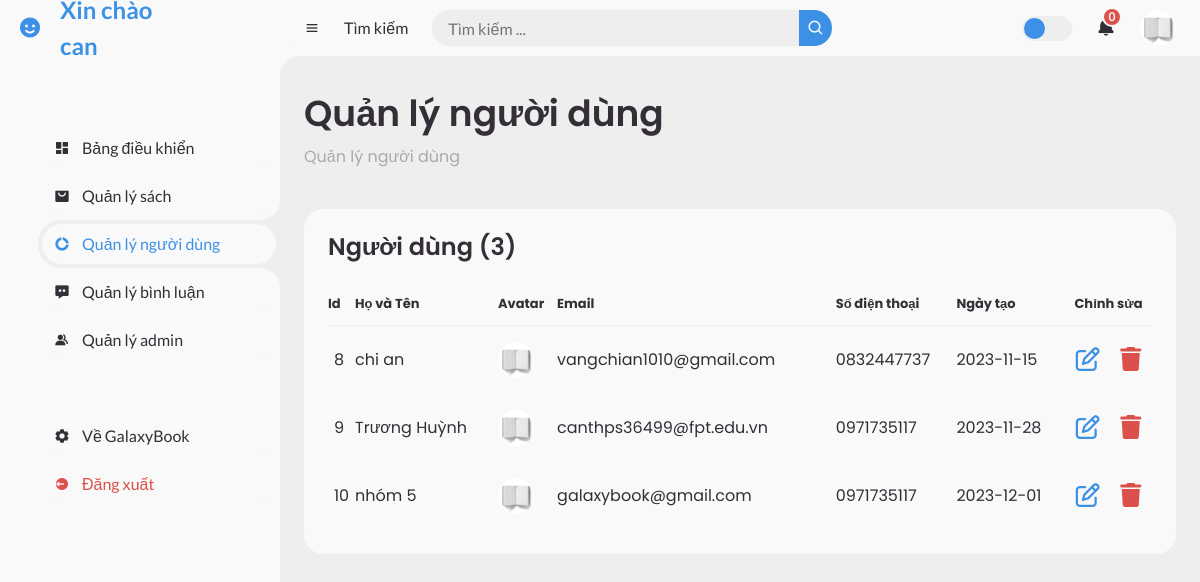
Screenshot of /index.php?pg=ad&active=user_management (signed in) with the database file from the repository.
### tables this page shows
CREATE TABLE `nguoidung` (
  `Id` int(5) NOT NULL,
  `HoVaTen` varchar(100) NOT NULL,
  `Avatar` varchar(255) DEFAULT 'avatar1.jpg',
  `DiaChi` varchar(255) NOT NULL,
  `Email` varchar(255) NOT NULL,
  `SDT` varchar(10) NOT NULL,
  `TaiKhoan` varchar(255) NOT NULL,
  `MatKhau` varchar(32) NOT NULL COMMENT 'dùng hàm md5 mã hóa',
  `NgayTao` date NOT NULL,
  `VaiTro` int(1) DEFAULT 0 COMMENT '0 site, 1 admin'
);

### admin/view/index.php (called while the page is built, shortened)
<?php
include('admin/model/m_user.php');
include('admin/view/header.php');
include('admin/view/' . $active . '.php');
include('admin/view/footer.php');
?>

### admin/model/m_user.php (called while the page is built, shortened)
<?php
function getUserCount() {
    $conn = pdo_get_connection();
    if ($conn) {
        try {
            $sql = "SELECT COUNT(*) as total FROM nguoidung WHERE VaiTro=0";
            $stmt = $conn->query($sql);
            $result = $stmt->fetch(PDO::FETCH_ASSOC);
            return $result['total'];
        } catch (PDOException $e) {
            echo "Lỗi truy vấn: " . $e->getMessage();
            return null;
        }
    } else {
        return null;
    }
}
function getAllUsers() {
    $conn = pdo_get_connection();
    if ($conn) {
        try {
            $sql = "SELECT * FROM nguoidung WHERE VaiTro=0";
            $stmt = $conn->query($sql);
            $result = $stmt->fetchAll(PDO::FETCH_ASSOC);
            return $result;
        } catch (PDOException $e) {
            echo "Lỗi truy vấn: " . $e->getMessage();
            return null;
        }
    } else {
        return null;
    }
}
?>

### admin/view/user_management.php (the view)
<?php
$listUser = getAllUsers();
$userCount = getUserCount();
?>
<main>
    <div class="head-title">
        <div class="left">
            <h1>Quản lý người dùng</h1>
            <ul class="breadcrumb">
                <li>
                    <a href="index.php?pg=ad&active=book_management" class="">Quản lý người dùng</a>
                </li>
            </ul>
        </div>
    </div>
    <div class="table-data">
        <div class="order">
            <div class="head">
                <h3>Người dùng (<?=$userCount?>)</h3>
            </div>
            <table>
                <thead>
                    <tr>
                        <th>Id</th>
                        <th>Họ và Tên</th>
                        <th>Avatar</th>
                        <th>Email</th>
                        <th>Số điện thoại</th>
                        <th>Ngày tạo</th>
                        <th style="text-align: center;">Chỉnh sửa</th>
                    </tr>
                </thead>
                <tbody>
                    <?php
                    foreach ($listUser as $user):
                        $src='upload/avatar/'.$user['Avatar'];
                        ?>
                        <tr>
                            <td><?= $user['Id'] ?></td>
                            <td><?= $user['HoVaTen'] ?></td>
                            <td>
                                <img src="<?= $src ?>" alt="<?= $user['HoVaTen'] ?>" width="1rem" height="1rem">
                            </td>
                            <td><?= $user['Email'] ?></td>
                            <td><?= $user['SDT'] ?></td>
                            <td><?= $user['NgayTao'] ?></td>
                            <td style="text-align: center;">
                                <a href="index.php?pg=ad&active=user_update&userId=<?= $user['Id'] ?>" class="btn-update">
                                    <i class="fa-regular fa-pen-to-square fa-xl" style="color: var(--blue);"></i>
                                </a>
                                <a href="index.php?pg=ad&active=user_management&deleteUserId=<?= $user['Id'] ?>"
                                    class="btn-del">
                                    <i class="fa-solid fa-trash fa-xl" style="color: var(--red); margin-left: 1rem;"></i>
                                </a>
                            </td>
                        </tr>
                    <?php endforeach; ?>
                </tbody>
            </table>
        </div>
    </div>
</main>

### admin/layout/assets/css/header_footer.css (style rules this page uses)
* { margin: 0; padding: 0; box-sizing: border-box; }
a { text-decoration: none; }
li { list-style: none; }
:root { --poppins: 'Poppins', sans-serif; --lato: 'Lato', sans-serif; --light: #F9F9F9; --blue: #3C91E6; --light-blue: #CFE8FF; --grey: #eee; --dark-grey: #AAAAAA; --dark: #342E37; --red: #DB504A; --yellow: #FFCE26; --light-yellow: #FFF2C6; --orange: #FD7238; --light-orange: #FFE0D3; }
html { overflow-x: hidden; }
body { background: var(--grey); overflow-x: hidden; }

### admin/layout/assets/css/user_management.css (style rules this page uses)
#content main { width: 100%; padding: 36px 24px; font-family: var(--poppins); max-height: calc(100vh - 56px); overflow-y: auto; }
#content main .head-title { display: flex; align-items: center; justify-content: space-between; grid-gap: 16px; flex-wrap: wrap; }
#content main .head-title .left h1 { font-size: 36px; font-weight: 600; margin-bottom: 10px; color: var(--dark); }
#content main .head-title .left .breadcrumb { display: flex; align-items: center; grid-gap: 16px; }
#content main .head-title .left .breadcrumb li { color: var(--dark); }
#content main .head-title .left .breadcrumb li a { color: var(--dark-grey); pointer-events: none; }
#content main .table-data { display: flex; flex-wrap: wrap; grid-gap: 24px; margin-top: 24px; width: 100%; color: var(--dark); }
#content main .table-data > div { border-radius: 20px; background: var(--light); padding: 24px; overflow-x: auto; }
#content main .table-data .head { display: flex; flex-direction:column; align-items: start; grid-gap: 16px; margin-bottom: 24px; }
#content main .table-data .head h3 { margin-right: auto; font-size: 24px; font-weight: 600; }
#content main .table-data .order { flex-grow: 1; flex-basis: 500px; }
#content main .table-data .order table { width: 100%; border-collapse: collapse; }
#content main .table-data .order table th { padding-bottom: 12px; font-size: 13px; text-align: left; border-bottom: 1px solid var(--grey); }
#content main .table-data .order table td { padding: 16px 0; }
#content main .table-data .order table tr td:first-child { align-items: center; grid-gap: 12px; padding-left: 6px; }
#content main .table-data .order table td img { width: 36px; height: 36px; border-radius: 50%; object-fit: cover; }
@media screen and (max-width: 1440px) { #content main .table-data .head { min-width: 420px; } }
@media screen and (max-width: 1440px) { #content main .table-data .order table { min-width: 420px; } }

### rows the page displays
nguoidung: Id "8", HoVaTen "chi an", Avatar (picture), Email "vangchian1010@gmail.com", SDT "0832447737", NgayTao "2023-11-15"
nguoidung: Id "9", HoVaTen "Trương Huỳnh", Avatar (picture), Email "canthps36499@fpt.edu.vn", SDT "0971735117", NgayTao "2023-11-28"
nguoidung: Id "10", HoVaTen "nhóm 5", Avatar (picture), Email "galaxybook@gmail.com", SDT "0971735117", NgayTao "2023-12-01"

### other values shown
$_SESSION['user']['HoVaTen'] "can"
$userCount "3"
